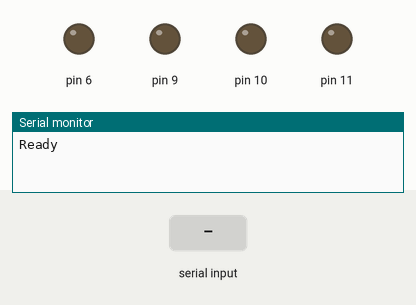
This sketch was run on a simulated Arduino Uno, built with avr-gcc and run on an emulated ATmega328P. Parts: output pins drawn as LEDs (lit = HIGH), the last lines printed to the serial monitor. Inputs (shaded band) come from the test bench.

Above: at 1.2 s.
1.3 s: "1" received over Serial
At 1.6 s:
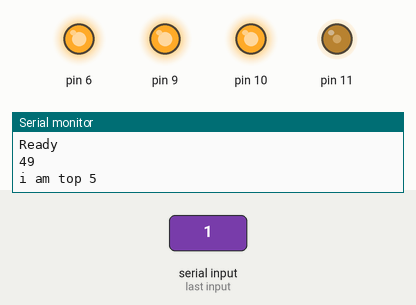
2.8 s: byte 0 (0) received over Serial
Timing chart, 0 to 5.8 s (numbered marks = the images above; inputs shaded):
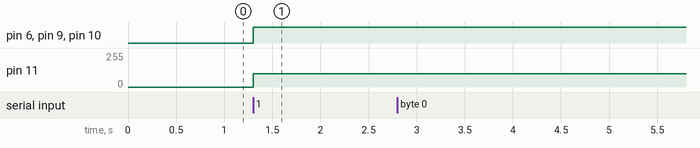

Measured:
- after the input at 1.3 s, pin 6, pin 9, pin 10: LOW → HIGH at once; pin 11: 0/255 → 100/255 at once

The sketch:

test1.ino
```cpp
void setup() {
Serial.begin(9600); // set the baud rate
pinMode(6, OUTPUT);
pinMode(9, OUTPUT);
pinMode(10, OUTPUT);
pinMode(11, OUTPUT);
Serial.println("Ready"); // print "Ready" once
}
int frame_count = 0;
void loop() {
if(Serial.available()){ // only send data back if data has been sent
frame_count = Serial.read(); // read the incoming data
Serial.println(frame_count); // send the data back in a new line so that it is not all one long line
if(frame_count % 15 == 0){
  Serial.println ("hi");
  analogWrite(6, 255);
  analogWrite(9, 255);
  analogWrite(10, 255);
  analogWrite(11, 100);
}
else if(frame_count % 15 <=5 && frame_count % 15 >0){
  Serial.println ("i am top 5");
  analogWrite(6, 255);
  analogWrite(9, 255);
  analogWrite(10, 255);
  analogWrite(11, 100);
}
else if(frame_count % 15 > 5 && frame_count % 15 <=10){
  Serial.println ("i am top 10");
  analogWrite(6, 255);
  analogWrite(9, 255);
  analogWrite(10, 100);
  analogWrite(11, 100);
}
else if((frame_count % 15 > 10 && frame_count % 15 < 15) || frame_count == 0){
  Serial.println ("i am top 15");
  analogWrite(6, 255);
  analogWrite(9, 100);
  analogWrite(10, 100);
  analogWrite(11, 100);
}
}
//delay(100); // delay for 1/10 of a second
}
```
